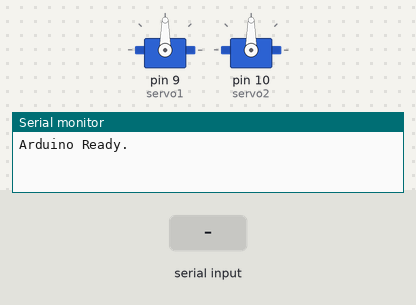
Bench run of a sketch on a simulated Arduino Uno, built with avr-gcc and run on an emulated ATmega328P. On the bench: 2 × servo, the last lines printed to the serial monitor. Inputs (shaded band) come from the test bench.

Above: at 1.2 s.
1.3 s: "90,45\n" received over Serial
At 2.3 s:
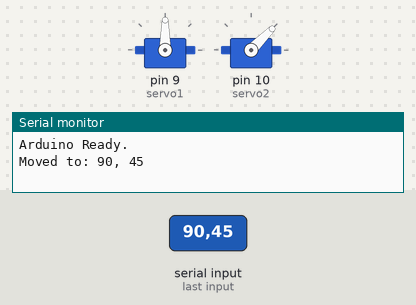
2.8 s: "30,150\n" received over Serial
At 3.5 s:
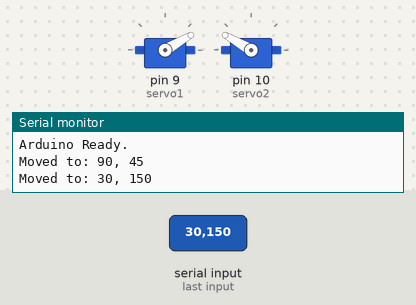
4.3 s: "1,90\n" received over Serial
At 4.6 s:
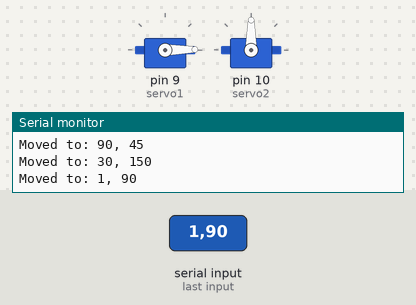
Timing chart, 0 to 7.3 s (numbered marks = the images above; inputs shaded):
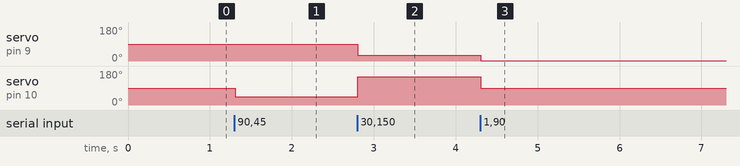

Measured:
- after the input at 1.3 s, servo on pin 10 (servo2): 90° → 45° at once
- after the input at 2.8 s, servo on pin 9 (servo1): 90° → 30° at once; servo on pin 10 (servo2): 45° → 150° at once
- after the input at 4.3 s, servo on pin 9 (servo1): 30° → 1° at once; servo on pin 10 (servo2): 150° → 90° at once

The sketch:

servoCodeYujie.ino
```cpp
#include <Servo.h>

Servo servo1;  // Base/Shoulder
Servo servo2;  // Elbow

void setup() {
  Serial.begin(9600);
  servo1.attach(9);
  servo2.attach(10);

  // Set to a default starting position
  servo1.write(90);
  servo2.write(90);
  Serial.println("Arduino Ready.");
}

void loop() {
  // Check if data has arrived
  if (Serial.available() > 0) {

    // Read the first integer (stops when it hits the comma)
    int angle1 = Serial.parseInt();

    // Read the second integer (stops when it hits the newline)
    int angle2 = Serial.parseInt();

    // Look for the newline character '\n' that marks the end of the command
    if (Serial.read() == '\n') {

      // Command the servos to move
      servo1.write(angle1);
      servo2.write(angle2);

      // Send a confirmation back to Python
      Serial.print("Moved to: ");
      Serial.print(angle1);
      Serial.print(", ");
      Serial.println(angle2);
    }
  }
}
```
